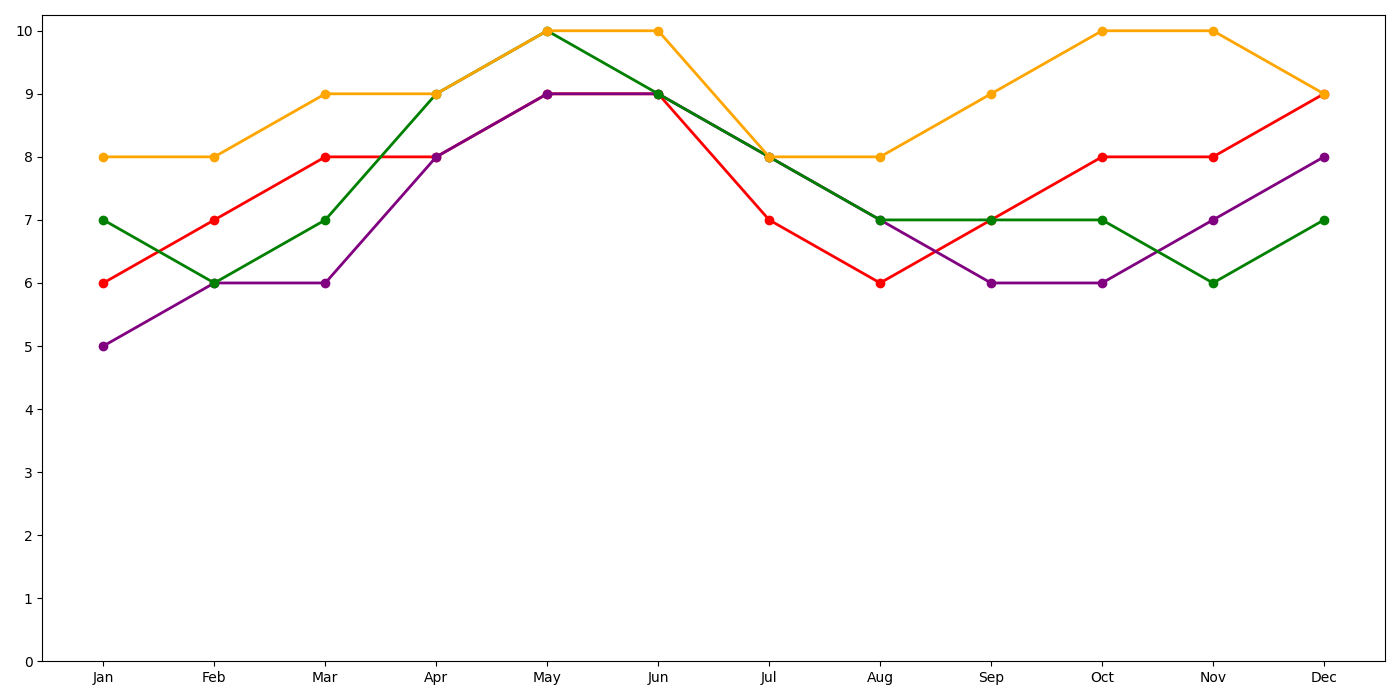

Generate this figure with Python:
import matplotlib.pyplot as plt
import numpy as np

months = np.array(['Jan', 'Feb', 'Mar', 'Apr', 'May', 'Jun', 'Jul', 'Aug', 'Sep', 'Oct', 'Nov', 'Dec'])

interest_coding = np.array([6, 7, 8, 8, 9, 9, 7, 6, 7, 8, 8, 9])
interest_cooking = np.array([5, 6, 6, 8, 9, 9, 8, 7, 6, 6, 7, 8])
interest_hiking = np.array([7, 6, 7, 9, 10, 9, 8, 7, 7, 7, 6, 7])
interest_reading = np.array([8, 8, 9, 9, 10, 10, 8, 8, 9, 10, 10, 9])

interest_data = {
    'Coding': interest_coding,
    'Cooking': interest_cooking,
    'Hiking': interest_hiking,
    'Reading': interest_reading
}

colors = {
    'Coding': 'red',
    'Cooking': 'purple',
    'Hiking': 'green',
    'Reading': 'orange'
}

fig, ax = plt.subplots(figsize=(14, 7))
for hobby, interest in interest_data.items():
    ax.plot(months, interest, marker='o', color=colors[hobby], linewidth=2, linestyle='-')

ax.set_xticks(months)
ax.set_yticks(np.arange(0, 11, 1))

plt.tight_layout()
plt.show()
